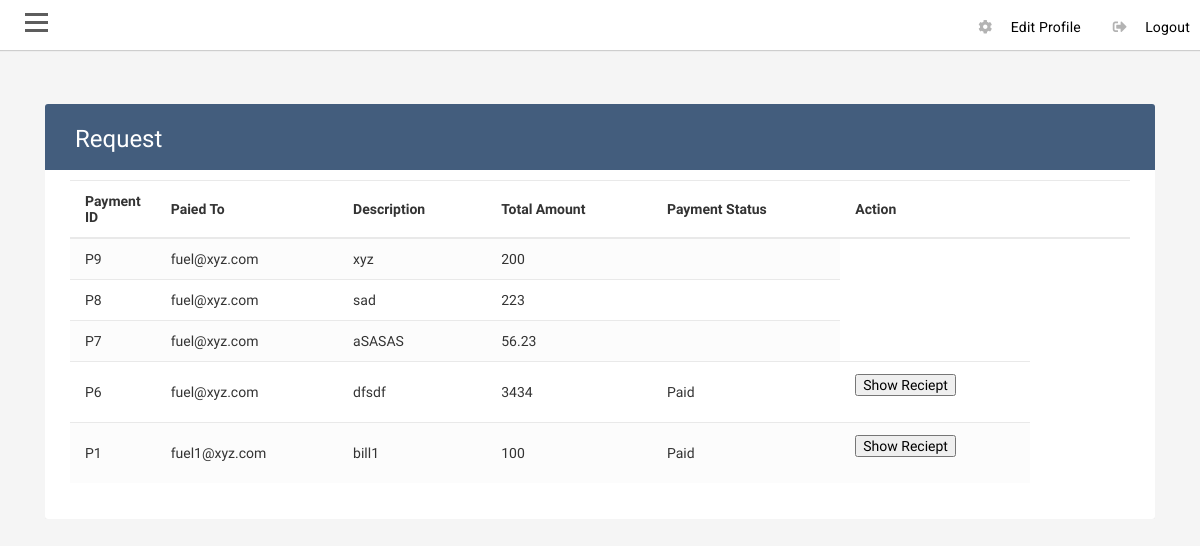
The app's page /customer/payment.php (signed in) with its own data.
### tables this page shows
CREATE TABLE `tbl_fuel` (
  `Fid` int(50) NOT NULL,
  `login_id` int(50) NOT NULL,
  `Fcompany` varchar(200) NOT NULL,
  `Fphno` varchar(100) NOT NULL,
  `Femail` varchar(100) NOT NULL,
  `Flicense` varchar(100) NOT NULL,
  `Fadd` varchar(200) NOT NULL,
  `Fpin` int(50) NOT NULL,
  `state_id` int(11) NOT NULL,
  `city_id` int(11) NOT NULL,
  `Fowner` varchar(100) NOT NULL,
  `FOphno` varchar(100) NOT NULL,
  `Flat` varchar(100) NOT NULL,
  `Flon` varchar(100) NOT NULL,
  `Fstatus` int(10) NOT NULL
);

CREATE TABLE `tbl_payment` (
  `payment_id` int(50) NOT NULL,
  `login_id` int(50) NOT NULL,
  `reciever_id` int(50) NOT NULL,
  `req_id` int(50) NOT NULL,
  `description` varchar(100) NOT NULL,
  `amount` varchar(100) NOT NULL,
  `status` int(10) NOT NULL
);

### fun.php (called while the page is built, shortened)
<?php
function sessioncheck(){
    if (!isset($_SESSION['loginid'])){
        return false;
    } else {
        return true;
    }
}
?>

### customer/payment.php (the view, shortened to what this page needs)
<?php
require('../fun.php');
$con = connect();
if(sessioncheck() == false)
{
header('Location: ../login.php');
}
else
{
  $lid=$_SESSION['loginid'];
  ?>
<html lang="en">
  <head>
    <link rel="stylesheet" href="https://stackpath.bootstrapcdn.com/bootstrap/4.1.3/css/bootstrap.min.css">
    <link rel="stylesheet" href="https://stackpath.bootstrapcdn.com/bootstrap/4.5.2/css/bootstrap.min.css">
    <link rel="stylesheet" href="https://stackpath.bootstrapcdn.com/bootstrap/4.5.0/css/bootstrap.min.css">
    <link rel="stylesheet" href="https://maxcdn.bootstrapcdn.com/font-awesome/4.7.0/css/font-awesome.min.css">
    <link rel="stylesheet" type="text/css" href="../css/dash_style.css">
    <link rel="stylesheet" type="text/css" href="../css/viewTbl.css">
    <link rel="stylesheet" type="text/css" href="../css/registraion_form.css">
    <link rel="stylesheet" type="text/css" href="../css/registration_form1.css">
       <link rel="stylesheet" href="https://use.fontawesome.com/releases/v5.7.2/css/all.css"
>
		 <link rel="stylesheet" href="font/font/flaticon.css">
  </head>
  <body>
  <div id="wrapper">
        <div id="page-content-wrapper">
        <div id="content">
       <div class="container-fluid p-0 px-lg-0 px-md-0">
        <nav class="navbar navbar-expand navbar-light my-navbar">
            <div type="button"  id="bar" class="nav-icon1 hamburger animated fadeInLeft is-closed" data-toggle="offcanvas">
               <span></span>
			    <span></span>
				 <span></span>
            </div>
          <ul class="navbar-nav ml-auto">
              <li class="nav-item dropdown no-arrow">
                              <a class="dropdown-item" href="#" data-toggle="modal" data-target="#EdiPassModal">
                  <i class="fas fa fa-cog fa-sm fa-fw mr-2 text-gray-400"></i>
                  Edit Profile
                </a>
            </li>
             <li class="nav-item dropdown no-arrow">
                  <a class="dropdown-item" href="#"  id="logout" data-toggle="modal" data-target="#logoutModal">
                  <i class="fas fa-sign-out-alt fa-sm fa-fw mr-2 text-gray-400"></i>
                  Logout
                </a>
            </li>
          </ul>
        </nav>
        <div class="row">
        <div class="col-md-12 mt-4">
        <div class="container-xl">
	    <div class="table-responsive">
		<div class="table-wrapper">
			<div class="table-title">
				<div class="row">
					<div class="col-sm-6">
						<h2>Request</h2>
					</div>
				</div>
			</div>
			<table class="table table-striped table-hover">
				<thead>
					<tr>
            <th>Payment ID</th>
            <th>Paied To</th>
            <th>Description</th>
            <th>Total Amount</th>
            <th>Payment Status</th>
            <th>Action<th>
					</tr>
				</thead>
				<tbody>
          <?php
          $qs2=mysqli_query($con,"SELECT * FROM `tbl_payment` WHERE `login_id`='$lid' ORDER BY `payment_id` desc")or die("Sign in Error");
          if(mysqli_num_rows($qs2)>0)
          {
           while($s = mysqli_fetch_array($qs2))
           {
            $sid=$s['reciever_id'];
            $s1=mysqli_query($con,"SELECT * FROM `tbl_fuel` WHERE `login_id`=$sid")or die("Sign in Error");
            while($s5 = mysqli_fetch_array($s1))
            {
             ?>
          <tr>
          <td><?php echo "P".$s['payment_id']; ?></td>
          <td><?php echo $s5['Femail']; ?></td>
          <td><?php echo $s['description']; ?></td>
          <td><?php echo $s['amount']; ?></td>
          <?php
          if(!$s['status'])
          {
            ?>
            <td>
            </td>
            <?php
          }
          else{
            ?>
            <td>Paid</td>
            <?php
          }
          if($s['status'])
          {
            ?>
            <td>
              <form action="pdf.php" method="get" id="form1">
              <input type="submit" value="Show Reciept">
              </form>
            </tr>
      <?php
    }
  }
    }
  }
    ?>
				</tbody>
			</table>
		</div>
	</div>
</div>
        </div>
        </div>
      </div>
    </div>
 </div>
</div>
  </body>
</html>
<?php } ?>

### css/dash_style.css (style rules this page uses)
body { position: relative; overflow-x:hidden; background: #f7f7fc; font-family: 'Roboto', sans-serif; }
body, html { height: 100%; }
.navbar-nav > li > a ,.submenu-box ul li a { color:black; text-transform: capitalize; font-size: 14px; padding:10px 10px 10px 20px!important; display: block; font-weight: 400; position: relative; z-index: 2; font-family: 'Roboto', sans-serif; letter-spacing: .2px; }
.navbar-nav li { display:block!important; margin:2px 0px; }
.navbar-nav > li > a i:before { margin:0px 5px 0px 0px; font-size:14px; }
#page-content-wrapper { width: 100%; transition: all 0.5s ease; }
.nav-icon1 { z-index: 999; position:relative; display: block; width:23px; margin:0px 30px 0px 25px; cursor:pointer; height: 25px; }
.nav-icon1 span { position:absolute; top:0; width:100%; height:3px; cursor:pointer; background-color:#5d5d5d; left:0; transform:rotate(0deg); transition:.30s ease-in-out; }
.nav-icon1 span:nth-of-type(1) { top:0; }
.nav-icon1 span:nth-of-type(2) { top:8px; }
.nav-icon1 span:nth-of-type(3) { top:16px; }
.my-navbar { padding:0px; background-color:white; box-shadow: 0 1px 1px 0 rgba(0,0,0,.16); }
.navbar-nav > li > a >i { font-size: 18px; color:#b3b3b3; margin:8px 0px 0px 0px; padding:0px; }
.dropdown, .dropleft, .dropright, .dropup { position: relative; }
.table td, .table th { padding: 1rem; font-size:14px; color:#333; vertical-align: top; border-top: 1px solid #dee2e6; }

### css/viewTbl.css (style rules this page uses)
body { color: #566787; background: #f5f5f5; font-family: 'Varela Round', sans-serif; font-size: 13px; }
.table-responsive { margin: 30px 0; }
.table-wrapper { background: #fff; padding: 20px 25px; border-radius: 3px; min-width: 1000px; box-shadow: 0 1px 1px rgba(0,0,0,.05); }
.table-title { padding-bottom: 15px; background: #435d7d; color: #fff; padding: 16px 30px; min-width: 100%; margin: -20px -25px 10px; border-radius: 3px 3px 0 0; }
.table-title h2 { margin: 5px 0 0; font-size: 24px; }
table.table tr th, table.table tr td { border-color: #e9e9e9; padding: 12px 15px; vertical-align: middle; }
table.table tr th:first-child { width: 60px; }
table.table tr th:last-child { width: 100px; }
table.table-striped tbody tr:nth-of-type(odd) { background-color: #fcfcfc; }

### records on screen
tbl_payment: payment_id "9", description "xyz", amount "200"
tbl_fuel: Femail "fuel@xyz.com", shows "Paid"
tbl_payment: payment_id "8", description "sad", amount "223"
tbl_payment: payment_id "7", description "aSASAS", amount "56.23"
tbl_payment: payment_id "6", description "dfsdf", amount "3434"
tbl_payment: payment_id "1", description "bill1", amount "100"
tbl_fuel: Femail "fuel1@xyz.com", shows "Paid"
